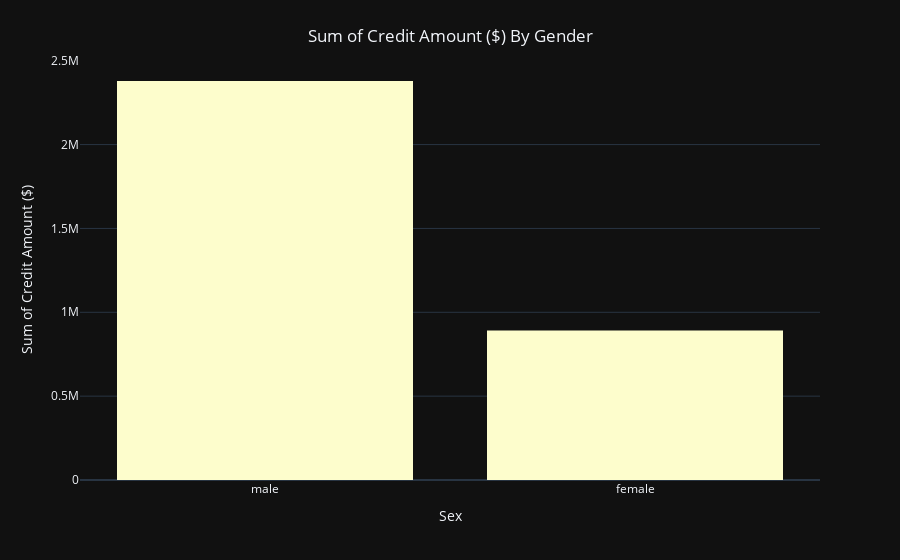

Write notebook code for a chart like this one.
### Code cell
# sex vs credit amount 
fig = px.histogram(df,
    x = df['Sex'],
    y = df['Credit amount'],
    template = 'plotly_dark',
    color_discrete_sequence = px.colors.sequential.deep)

fig.update_layout(
    yaxis_title = 'Sum of Credit Amount ($)',
    title = {
        'text': 'Sum of Credit Amount ($) By Gender',
        'x': 0.5,
        'yanchor': 'top'
    }
)

fig.show()

# Job 
fig = sns.countplot(data = df,
x = 'Job',
hue = 'Sex',
palette = 'Paired')

plt.title('Count of Males and Females per Job Type', fontdict = {'fontsize':15})
plt.ylabel('Total Count')
plt.xticks([0,1,2,3], ['unskilled and non-resident','unskilled and resident','skilled','highly skilled'])

### Figure 1 — Plotly figure (JSON) as saved in the notebook; plotly's stock layout.template omitted (floating-point values rounded to 4 significant figures; data arrays with more than 128 entries replaced by an {"elided": "..."} marker saying what was removed)
{"data": [{"alignmentgroup": "True", "bingroup": "x", "histfunc": "sum", "hovertemplate": "Sex=%{x}<br>sum of Credit amount=%{y}<extra></extra>", "legendgroup": "", "marker": {"color": "rgb(253, 253, 204)", "pattern": {"shape": ""}}, "name": "", "offsetgroup": "", "orientation": "v", "showlegend": false, "type": "histogram", "x": {"elided": "1000 str values"}, "xaxis": "x", "y": {"elided": "1000 int values"}, "yaxis": "y"}], "layout": {"barmode": "relative", "legend": {"tracegroupgap": 0}, "margin": {"t": 60}, "title": {"text": "Sum of Credit Amount ($) By Gender", "x": 0.5, "yanchor": "top"}, "xaxis": {"anchor": "y", "domain": [0, 1], "title": {"text": "Sex"}}, "yaxis": {"anchor": "x", "domain": [0, 1], "title": {"text": "Sum of Credit Amount ($)"}}}}
